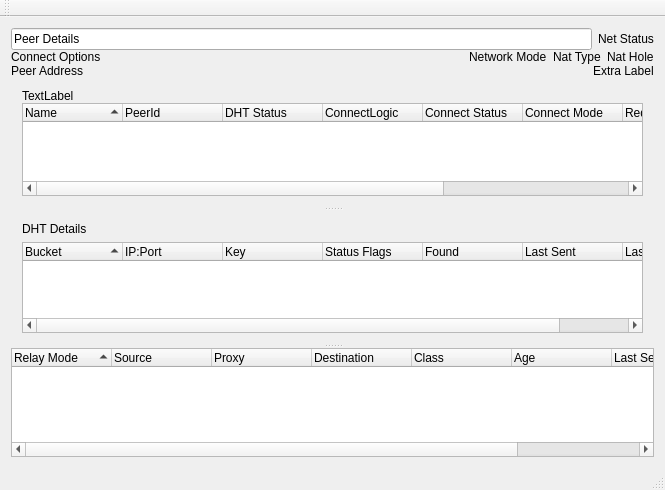
<?xml version="1.0" encoding="UTF-8"?>
<ui version="4.0">
 <class>DhtWindow</class>
 <widget class="QMainWindow" name="DhtWindow">
  <property name="enabled">
   <bool>true</bool>
  </property>
  <property name="geometry">
   <rect>
    <x>0</x>
    <y>0</y>
    <width>665</width>
    <height>490</height>
   </rect>
  </property>
  <property name="windowTitle">
   <string>DHT Details</string>
  </property>
  <property name="windowIcon">
   <iconset resource="../images.qrc">
    <normaloff>:/images/dht16.png</normaloff>:/images/dht16.png</iconset>
  </property>
  <widget class="QWidget" name="centralWidget">
   <layout class="QVBoxLayout" name="verticalLayout_3">
    <property name="spacing">
     <number>0</number>
    </property>
    <item>
     <layout class="QHBoxLayout" name="horizontalLayout_4">
      <item>
       <widget class="QLineEdit" name="peerLine">
        <property name="enabled">
         <bool>true</bool>
        </property>
        <property name="text">
         <string>Peer Details</string>
        </property>
        <property name="readOnly">
         <bool>true</bool>
        </property>
       </widget>
      </item>
      <item>
       <widget class="QLabel" name="netStatusLabel">
        <property name="text">
         <string>Net Status</string>
        </property>
       </widget>
      </item>
     </layout>
    </item>
    <item>
     <layout class="QHBoxLayout" name="horizontalLayout_3">
      <item>
       <widget class="QLabel" name="connectLabel">
        <property name="sizePolicy">
         <sizepolicy hsizetype="MinimumExpanding" vsizetype="Preferred">
          <horstretch>0</horstretch>
          <verstretch>0</verstretch>
         </sizepolicy>
        </property>
        <property name="text">
         <string>Connect Options</string>
        </property>
       </widget>
      </item>
      <item>
       <widget class="QLabel" name="networkLabel">
        <property name="text">
         <string>Network Mode</string>
        </property>
       </widget>
      </item>
      <item>
       <widget class="QLabel" name="natTypeLabel">
        <property name="text">
         <string>Nat Type</string>
        </property>
       </widget>
      </item>
      <item>
       <widget class="QLabel" name="natHoleLabel">
        <property name="text">
         <string>Nat Hole</string>
        </property>
       </widget>
      </item>
     </layout>
    </item>
    <item>
     <layout class="QHBoxLayout" name="horizontalLayout_5">
      <item>
       <widget class="QLabel" name="peerAddressLabel">
        <property name="sizePolicy">
         <sizepolicy hsizetype="MinimumExpanding" vsizetype="Preferred">
          <horstretch>0</horstretch>
          <verstretch>0</verstretch>
         </sizepolicy>
        </property>
        <property name="text">
         <string>Peer Address</string>
        </property>
       </widget>
      </item>
      <item>
       <widget class="QLabel" name="extraLabel">
        <property name="text">
         <string>Extra Label</string>
        </property>
       </widget>
      </item>
     </layout>
    </item>
    <item>
     <widget class="QSplitter" name="splitter">
      <property name="orientation">
       <enum>Qt::Vertical</enum>
      </property>
      <widget class="QWidget">
       <layout class="QVBoxLayout" name="verticalLayout_2">
        <property name="spacing">
         <number>0</number>
        </property>
        <item>
         <layout class="QHBoxLayout" name="horizontalLayout">
          <property name="spacing">
           <number>6</number>
          </property>
         </layout>
        </item>
        <item>
         <widget class="QLabel" name="peerSummaryLabel">
          <property name="text">
           <string>TextLabel</string>
          </property>
         </widget>
        </item>
        <item>
         <widget class="QTreeWidget" name="peerTreeWidget">
          <property name="sortingEnabled">
           <bool>true</bool>
          </property>
          <column>
           <property name="text">
            <string>Name</string>
           </property>
          </column>
          <column>
           <property name="text">
            <string>PeerId</string>
           </property>
          </column>
          <column>
           <property name="text">
            <string>DHT Status</string>
           </property>
          </column>
          <column>
           <property name="text">
            <string>ConnectLogic</string>
           </property>
          </column>
          <column>
           <property name="text">
            <string>Connect Status</string>
           </property>
          </column>
          <column>
           <property name="text">
            <string>Connect Mode</string>
           </property>
          </column>
          <column>
           <property name="text">
            <string>Request Status</string>
           </property>
          </column>
          <column>
           <property name="text">
            <string>Cb Status</string>
           </property>
          </column>
          <column>
           <property name="text">
            <string>RsId</string>
           </property>
          </column>
         </widget>
        </item>
       </layout>
      </widget>
      <widget class="QWidget">
       <layout class="QVBoxLayout" name="verticalLayout">
        <item>
         <widget class="QLabel" name="dhtLabel">
          <property name="text">
           <string>DHT Details</string>
          </property>
         </widget>
        </item>
        <item>
         <widget class="QTreeWidget" name="dhtTreeWidget">
          <property name="sortingEnabled">
           <bool>true</bool>
          </property>
          <column>
           <property name="text">
            <string>Bucket</string>
           </property>
          </column>
          <column>
           <property name="text">
            <string>IP:Port</string>
           </property>
          </column>
          <column>
           <property name="text">
            <string>Key</string>
           </property>
          </column>
          <column>
           <property name="text">
            <string>Status Flags</string>
           </property>
          </column>
          <column>
           <property name="text">
            <string>Found</string>
           </property>
          </column>
          <column>
           <property name="text">
            <string>Last Sent</string>
           </property>
          </column>
          <column>
           <property name="text">
            <string>Last Recv</string>
           </property>
          </column>
         </widget>
        </item>
       </layout>
      </widget>
      <widget class="QTreeWidget" name="relayTreeWidget">
       <property name="sortingEnabled">
        <bool>true</bool>
       </property>
       <column>
        <property name="text">
         <string>Relay Mode</string>
        </property>
       </column>
       <column>
        <property name="text">
         <string>Source</string>
        </property>
       </column>
       <column>
        <property name="text">
         <string>Proxy</string>
        </property>
       </column>
       <column>
        <property name="text">
         <string>Destination</string>
        </property>
       </column>
       <column>
        <property name="text">
         <string>Class</string>
        </property>
       </column>
       <column>
        <property name="text">
         <string>Age</string>
        </property>
       </column>
       <column>
        <property name="text">
         <string>Last Sent</string>
        </property>
       </column>
       <column>
        <property name="text">
         <string>Bandwidth</string>
        </property>
       </column>
      </widget>
     </widget>
    </item>
   </layout>
  </widget>
  <widget class="QMenuBar" name="menuBar">
   <property name="geometry">
    <rect>
     <x>0</x>
     <y>0</y>
     <width>665</width>
     <height>20</height>
    </rect>
   </property>
  </widget>
  <widget class="QToolBar" name="mainToolBar">
   <attribute name="toolBarArea">
    <enum>TopToolBarArea</enum>
   </attribute>
   <attribute name="toolBarBreak">
    <bool>false</bool>
   </attribute>
  </widget>
  <widget class="QStatusBar" name="statusBar"/>
 </widget>
 <layoutdefault spacing="6" margin="11"/>
 <resources>
  <include location="../images.qrc"/>
 </resources>
 <connections/>
</ui>
